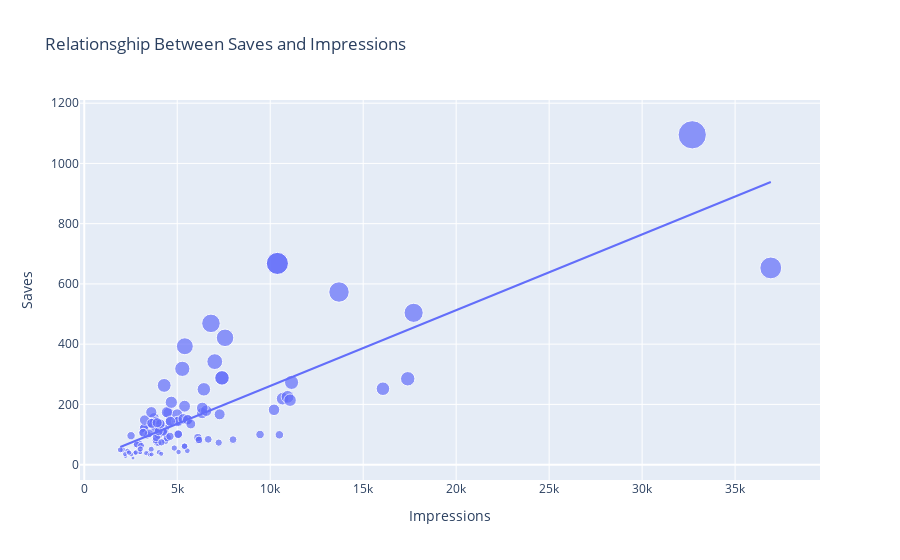

The notebook cell saved with this chart:
### Code cell
figure = px.scatter(data_frame=data, x="Impressions",y="Saves",size="Saves",trendline="ols",title="Relationsghip Between Saves and Impressions")
figure.show()
